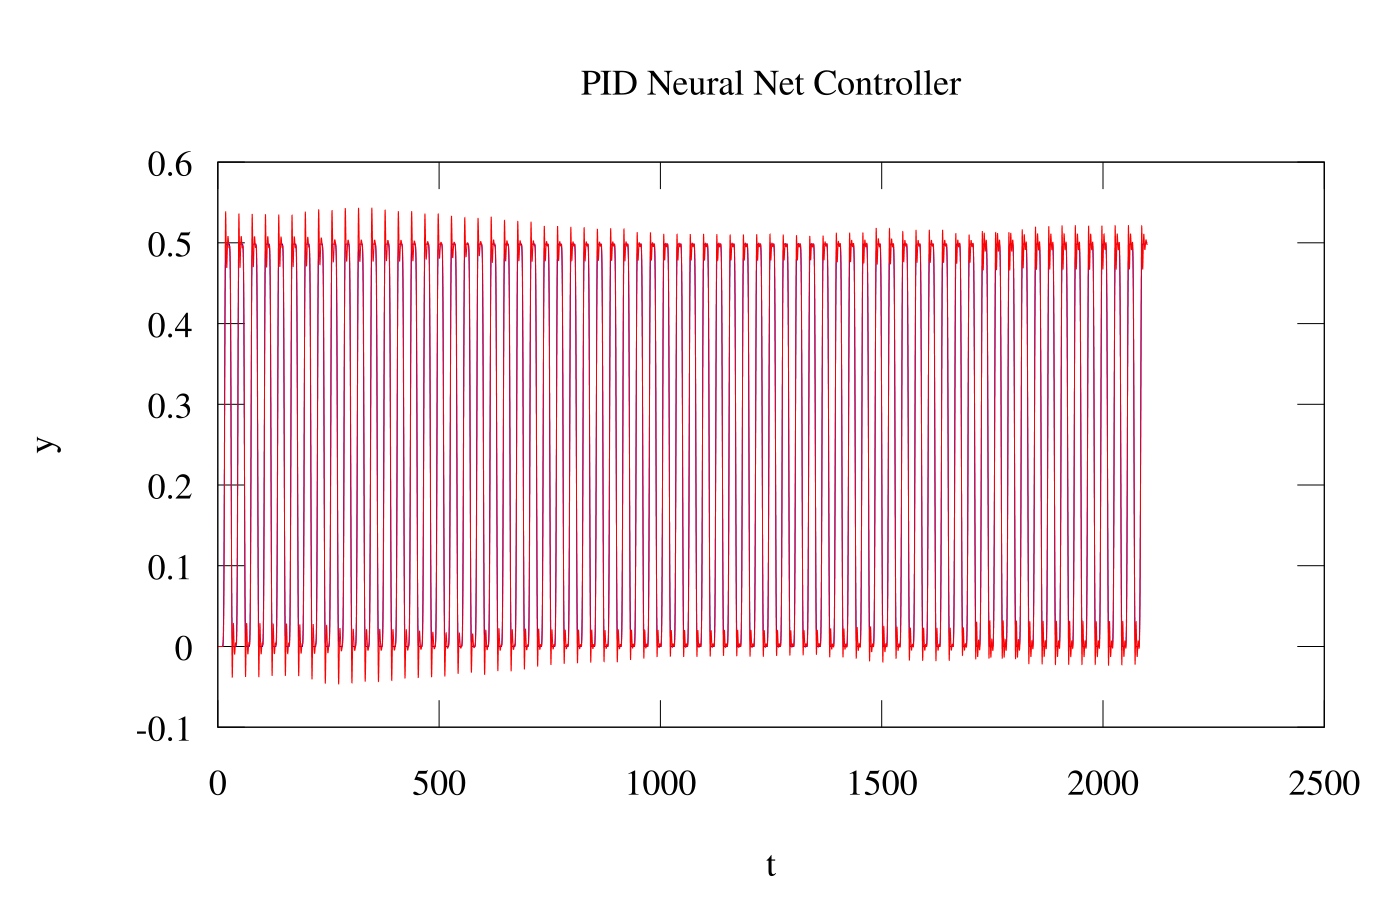

Reproduce this figure in gnuplot.
set terminal svg enhanced size 1400 900 fname "Times" fsize 36
set output "plot.svg"
set title "PID Neural Net Controller"
set xlabel "t"
set ylabel "y"
plot "./data.dat" using 1:2 title "" with lines lt rgb "blue", "" using 1:3 title "" with lines lt rgb "red"